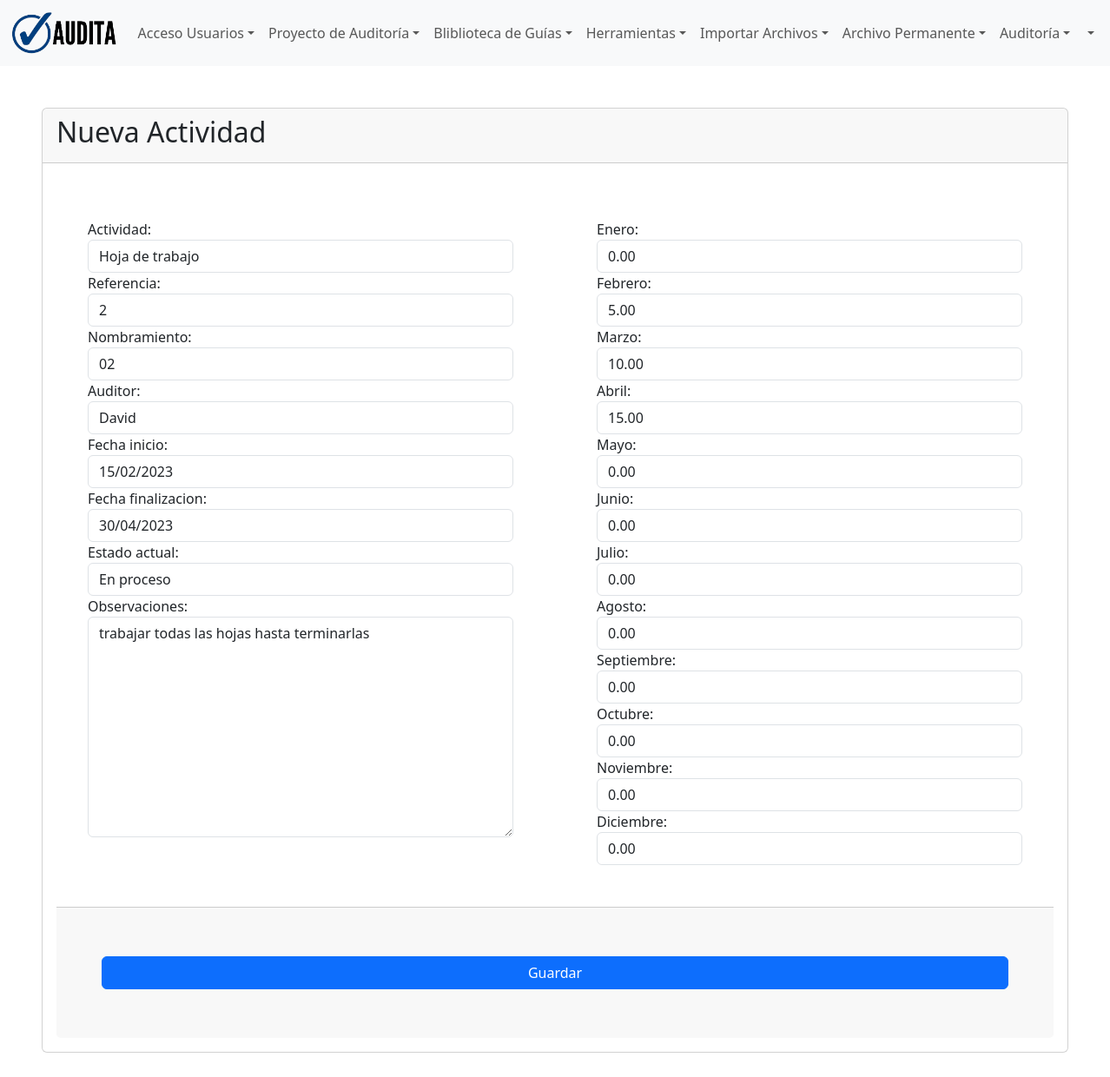
The app's page /herramientas/3/edit/ with its own data.
### herramientas/models.py (models this page shows, shortened)
class Actividad(models.Model):
    ESTADO = [
        ('EN_PROCESO', 'En proceso'),
        ('FINAIZADA', 'Finalizada'),
    ]
    actividad = models.CharField(max_length=200)
    referencia = models.CharField(max_length=200)
    nombramiento = models.CharField(max_length=200)
    auditor = models.CharField(max_length=200)
    fecha_inicio = models.DateField(null=True, blank=True)
    fecha_finalizacion = models.DateField(null=True, blank=True)
    estado_actual = models.CharField(max_length=20, choices=ESTADO, default='EN_PROCESO')
    enero = models.DecimalField(max_digits=5, decimal_places=2)
    febrero = models.DecimalField(max_digits=5, decimal_places=2)
    marzo = models.DecimalField(max_digits=5, decimal_places=2)
    abril = models.DecimalField(max_digits=5, decimal_places=2)
    mayo = models.DecimalField(max_digits=5, decimal_places=2)
    junio = models.DecimalField(max_digits=5, decimal_places=2)
    julio = models.DecimalField(max_digits=5, decimal_places=2)
    agosto = models.DecimalField(max_digits=5, decimal_places=2)
    septiembre = models.DecimalField(max_digits=5, decimal_places=2)
    octubre = models.DecimalField(max_digits=5, decimal_places=2)
    noviembre = models.DecimalField(max_digits=5, decimal_places=2)
    diciembre = models.DecimalField(max_digits=5, decimal_places=2)
    observaciones = models.TextField(null=True, blank=True)

### herramientas/views.py (the view)
# urls.py: path('<int:pk>/edit/', ActividadUpdateView.as_view(), name='actividad_edit'),
class ActividadUpdateView(UpdateView):
    model = Actividad
    form_class = ActividadForm
    template_name = 'actividades/actividad_form.html'
    success_url = reverse_lazy('actividad_list')

### herramientas/templates/actividades/actividad_form.html (shortened to what this page needs)
{% extends 'layout/base.html' %}
{% block 'content' %}
<div class = "m-5">
<div class="card">
  <div class="card-header">
    <h2>Nueva Actividad</h2>
  </div>
  <div class="card-body">
    <form method = "POST">
      <div class="row">
        <div class="col p-5">
          <div class="form-group">
            {{form.actividad.label_tag}}
            {{form.actividad}}
          </div>
          <div class="form-group">
            {{ form.referencia.label_tag }}
            {{ form.referencia }}
          </div>
          <div class="form-group">
            {{form.nombramiento.label_tag}}
            {{form.nombramiento}}
          </div>
          <div class="form-group">
            {{form.auditor.label_tag}}
            {{form.auditor}}
          </div>
          <div class="form-group">
            {{form.fecha_inicio.label_tag}}
            {{form.fecha_inicio}}
          </div>
          <div class="form-group">
            {{form.fecha_finalizacion.label_tag}}
            {{form.fecha_finalizacion}}
          </div>
          <div class="form-group">
            {{form.estado_actual.label_tag}}
            {{form.estado_actual}}
          </div>
          <div class="form-group">
            {{form.observaciones.label_tag}}
            {{form.observaciones}}
          </div>
        </div>
        <div class="col p-5">
          <div class="form-group">
            {{form.enero.label_tag}}
            {{form.enero}}
          </div>
          <div class="form-group">
            {{form.febrero.label_tag}}
            {{form.febrero}}
          </div>
          <div class="form-group">
            {{form.marzo.label_tag}}
            {{form.marzo}}
          </div>
          <div class="form-group">
            {{form.abril.label_tag}}
            {{form.abril}}
          </div>
          <div class="form-group">
            {{form.mayo.label_tag}}
            {{form.mayo}}
          </div>
          <div class="form-group">
            {{form.junio.label_tag}}
            {{form.junio}}
          </div>
          <div class="form-group">
            {{form.julio.label_tag}}
            {{form.julio}}
          </div>
          <div class="form-group">
            {{form.agosto.label_tag}}
            {{form.agosto}}
          </div>
          <div class="form-group">
            {{form.septiembre.label_tag}}
            {{form.septiembre}}
          </div>
          <div class="form-group">
            {{form.octubre.label_tag}}
            {{form.octubre}}
          </div>
          <div class="form-group">
            {{form.noviembre.label_tag}}
            {{form.noviembre}}
          </div>
          <div class="form-group">
            {{form.diciembre.label_tag}}
            {{form.diciembre}}
          </div>
        </div>
      </div>
      <div class="card-footer">
        <div class="row p-5">
          <button type="submit" class="btn btn-primary">Guardar</button>
        </div>
      </div>
    </form>
    </div>
  </div>
</div>
{% endblock 'content' %}

### records on screen
Actividad: actividad "Hoja de trabajo", referencia "2", nombramiento "02", auditor "David", fecha_inicio "15/02/2023", fecha_finalizacion "30/04/2023", estado_actual "En proceso", observaciones "trabajar todas las hojas hasta terminarlas", enero "0.00", febrero "5.00", marzo "10.00", abril "15.00", mayo "0.00", junio "0.00", julio "0.00", agosto "0.00", septiembre "0.00", octubre "0.00", noviembre "0.00", diciembre "0.00"
